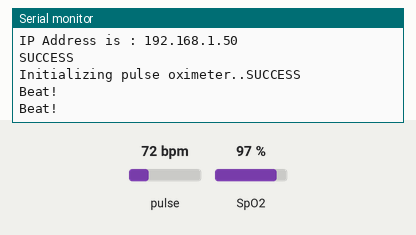
This sketch was run on a simulated ESP8266 (NodeMCU). On the bench: the last lines printed to the serial monitor. The test bench sets the inputs (shaded band); at power-on: pulse 72 bpm, SpO2 97 %. WiFi joins after 1.5 s; servers stay silent unless stated.

Above: at 3.7 s.
3.8 s: pulse set to 42 bpm
At 6.0 s:
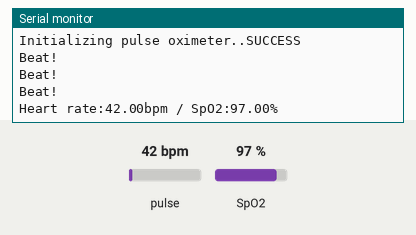
8.3 s: SpO2 set to 80 %
At 9.6 s:
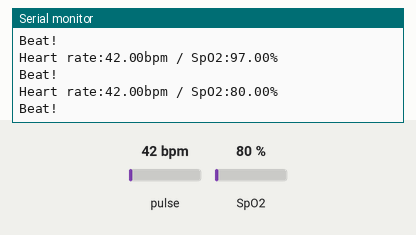
9.8 s: pulse set to 70 bpm
At 10.5 s:
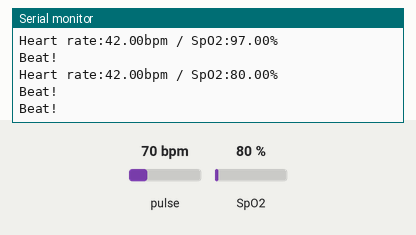

The sketch:

Code_V1.ino
```cpp
#include <Wire.h>
#include "MAX30100_PulseOximeter.h"
#include <FirebaseArduino.h>
#include <ESP8266WiFi.h>
#define FIREBASE_HOST ""
#define FIREBASE_AUTH ""
#define WIFI_SSID ""
#define WIFI_PASSWORD ""

#define REPORTING_PERIOD_MS     2000
uint32_t tsLastReport = 0;
PulseOximeter pox;

volatile boolean heartBeatDetected = false;

void onBeatDetected()
{
    Serial.println("Beat!");
    heartBeatDetected = true;
}

void setup()
{
    Serial.begin(9600);
    delay(1000);
    WiFi.begin(WIFI_SSID, WIFI_PASSWORD);                                     //try to connect with wifi
    Serial.print("Connecting to ");
    Serial.print(WIFI_SSID);
    while (WiFi.status() != WL_CONNECTED) {
      Serial.print(".");
      delay(500);
    }
    Serial.println();
    Serial.print("Connected to ");
    Serial.println(WIFI_SSID);
    Serial.print("IP Address is : ");
    Serial.println(WiFi.localIP());                                            //print local IP address
    Firebase.begin(FIREBASE_HOST, FIREBASE_AUTH);                              // connect to firebase
    if (Firebase.failed()) {
        Serial.print("setting /message failed:");
        Serial.println(Firebase.error());
    }
    else {
        Serial.println("SUCCESS");
    }
    Serial.print("Initializing pulse oximeter..");
    // Initialize the PulseOximeter instance
    // Failures are generally due to an improper I2C wiring, missing power supply
    // or wrong target chip
    if (!pox.begin()) {
        Serial.println("FAILED");
        for(;;);
    } else {
        Serial.println("SUCCESS");
    }
     pox.setIRLedCurrent(MAX30100_LED_CURR_7_6MA);

    // Register a callback for the beat detection
    pox.setOnBeatDetectedCallback(onBeatDetected);
}

void loop()
{
    // Make sure to call update as fast as possible
    pox.update();
    uint32_t ts = millis();
    if (ts - tsLastReport > REPORTING_PERIOD_MS && heartBeatDetected) {
        heartBeatDetected = false;
        float hr = pox.getHeartRate();
        float sp = pox.getSpO2();
        if(sp > 0)
        {
        Serial.print("Heart rate:");
        Serial.print(hr);
        Serial.print("bpm / SpO2:");
        Serial.print(sp);
        Serial.println("%");

        tsLastReport = ts;
        }
    }
}
```

Measured:
- after the input at 3.8 s, the serial monitor: prints a new line after 1.0 s (image 1)
- after the input at 8.3 s, the serial monitor: prints a new line after 0.50 s (image 2)
